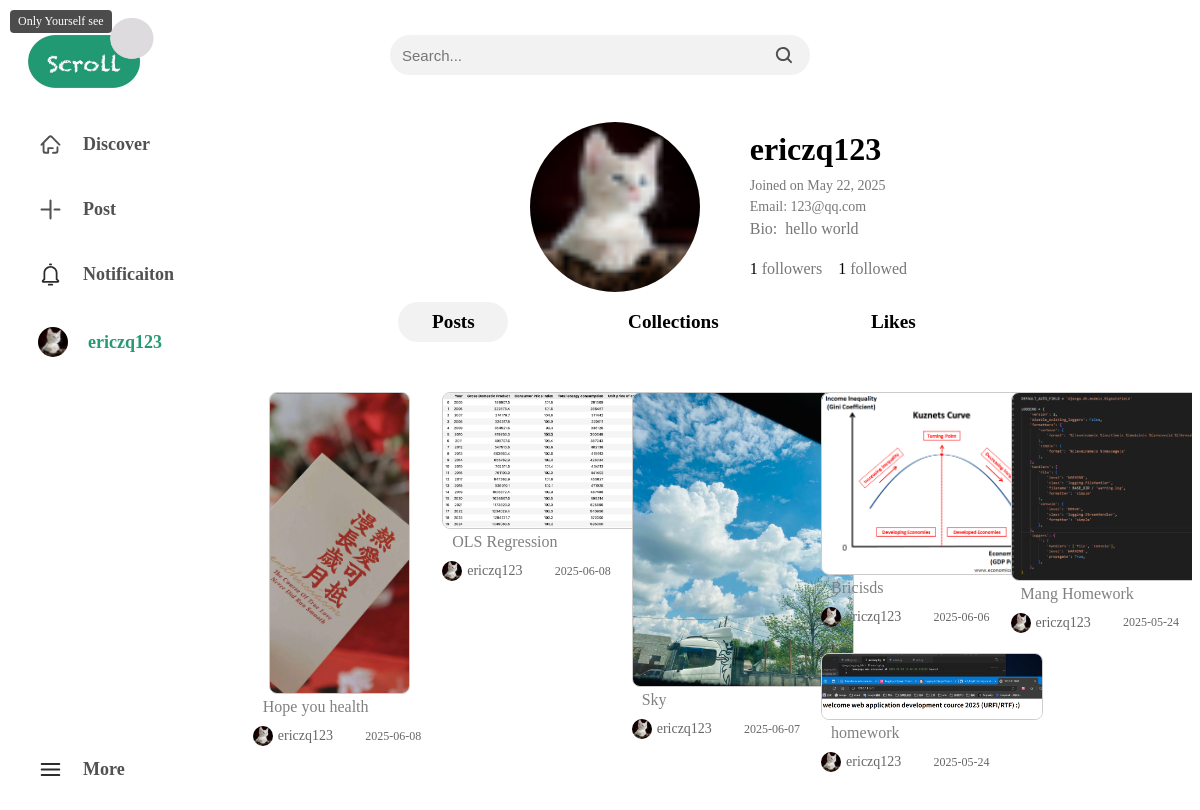
The app's page /profile (signed in) with its own data.
### scroll_app/models/models.py (models this page shows, shortened)
class CustomUser(AbstractUser):
    user_id = models.AutoField(primary_key=True)  # 用户ID
    email = models.EmailField(unique=True)       # 邮箱（唯一）
    avatar = models.ImageField(upload_to='avatars/', blank=True,null=True, default='avatars/user.png')  # 头像
    bio = models.TextField(blank=True, null=True)  # 个人说明
    USERNAME_FIELD = 'email'  # 使用邮箱作为登录字段
    REQUIRED_FIELDS = ['username']  # 必填字段
    groups = models.ManyToManyField(
        Group,
        verbose_name='groups',
        blank=True,
        help_text='The groups this user belongs to.',
        related_name='customuser_set',  # 自定义反向关联名称
        related_query_name='customuser',
    )
    user_permissions = models.ManyToManyField(
        Permission,
        verbose_name='user permissions',
        blank=True,
        help_text='Specific permissions for this user.',
        related_name='customuser_set',  # 自定义反向关联名称
        related_query_name='customuser',
    )

class Post(models.Model):
    post_id = models.AutoField(primary_key=True)  # 文章ID
    title = models.CharField(max_length=100)  # 标题
    content = models.TextField()  # 内容
    author = models.ForeignKey(CustomUser, on_delete=models.CASCADE, related_name='posts')  # 作者
    is_public = models.BooleanField(default=True)  # 是否公开
    is_commentable = models.BooleanField(default=True)  # 是否可评论
    created_at = models.DateTimeField(auto_now_add=True)  # 创建时间
    updated_at = models.DateTimeField(auto_now=True)  # 更新时间

class PostImage(models.Model):
    post = models.ForeignKey(Post, related_name='images', on_delete=models.CASCADE)
    image = models.ImageField(
        upload_to=user_directory_path,
        blank=True,
        null=True)

### scroll_app/views/views.py (the view)
# urls.py: path('profile', views.profile_view, name='profile'),
@login_required
def profile_view(request):
    follows = flowsUser.objects.filter(follower=request.user).count()
    followed = flowsUser.objects.filter(following=request.user).count()
    posts = Post.objects.filter(author=request.user).order_by('-created_at')
    post_likes = LikesPost.objects.filter(user=request.user).order_by('-created_at')
    post_collects = CollectPost.objects.filter(user=request.user).order_by('-created_at')
    return render(request, 'profile.html', {'user': request.user,
                                            'follows': follows, 'followed': followed,
                                             'posts': posts,
                                             'post_likes': post_likes, 'post_collects': post_collects})

### templates/profile.html (shortened to what this page needs)
{% extends 'base.html' %}
{% load static %}
{% block profile_content %}
<div id="user_account_home">
    <div id="user_account_home_header">
        <img src="{{ user.avatar.url }}" alt="user-image">
        <div id="user_account_home_header_info">
            <h1>{{ user.username }}</h1>
            <p>Joined on {{ user.date_joined|date:"F d, Y" }}</p>
            <P>Email:<span>&nbsp;{{ user.email }}</span></P>
            <div id="user_account_home_header_info_bio"><span>Bio:&nbsp;&nbsp;</span>{{ user.bio }}</div>
            <p><span>{{follows}}&nbsp;</span></span><a href="">followers</a><span>&nbsp;&nbsp;&nbsp;&nbsp;{{followed}}&nbsp;</span><a href="">followed</a></p>
        </div>
    </div>
    <div id="home-content-menu">
            <a id="home-content-menu-posts" style="background-color: #f2f2f2;" href="#">Posts</a>
            <a id="home-content-menu-collections" href="#">Collections</a>
            <a id="home-content-menu-likes" href="#">Likes</a>
    </div>
    <div id="home-content">
        <div id="home-content-posts">
            <div id="masonry-container">
                {% for post in posts %}
                <div class="post-item">
                    <div id="post-links" class="post-images">
                        {% with first_image=post.images.all|first %}
                            {% if first_image %}
                            <a href="{% url 'post_detail' post.post_id %}">
                                <img src="{{ first_image.image.url }}" alt="{{ post.title }}">
                                {% if not post.is_public %}
                                <div class="tooltip">
                                    Only Yourself see
                                </div>
                                {% endif %}
                            </a>
                            {% else %}
                                <p>No image available</p>
                            {% endif %}
                        {% endwith %}
                    </div>
                    <p>{{ post.title|truncatechars:30 }}</p>
                    <div class="post-info">
                        <img src="{{ post.author.avatar.url }}" alt="{{ post.author.username }}">
                        <span>{{ post.author.username }}</span>
                        <span>{{ post.created_at|date:"Y-m-d" }}</span>
                    </div>
                </div>
                {% empty %}
                <p>No sent posts available.</p>
                {% endfor %}
            </div>
        </div>
    </div>
</div>
{% endblock %}

### templates/base.html (shortened to what this page needs)
{% load static %}
<!DOCTYPE html>
<html lang="en">
<head>
</head>
<body>
    <header class="header">
        <div class="header_logo">
            <a href="/" aria-label="return_main_page">
            <img src="{% static 'img/logo/logo.jpg' %}" alt="web Logo" width="130" height="70" loading="lazy">
            </a>
        </div>
        <div class="header_search">
            <form action="{% url 'search_view' %}" method="post" role="search">
            <input
                id="search-input"
                type="text"
                name="keyword"
                placeholder="Search..."
                aria-label="Search_area"
            >
            <button type="submit" aria-label="submit_search">
                <img src="{% static 'img/logo/search.svg' %}" alt="search_svg" width="20" height="20">
            </button>
            </form>
        </div>
    </header>
    <div class="container">
        <div class="nav_content">
        {% include 'nav.html' %}
        </div>
        <div class="post_content">
            {% block profile_content %}
            {% endblock profile_content %}
        </div>
    </div>
</body>
</html>
</body>

### templates/nav.html (shortened to what this page needs)
{% load static %}
<div class="nav_container">
    <ul>
        <li class="nav-item" data-url="{% url 'home' %}">
                    <img src="{% static 'img/logo/discover.svg' %}" alt="Discover">
                    <span>Discover</span>
                </li>
        <li class="nav-item" data-url="{% if request.user.is_authenticated %}{% url 'sendPost' %}{% else %}{% url 'login' %}{% endif %}">
                    <img src="{% static 'img/logo/post.svg' %}" alt="post">
                    <span>Post</span>
                </li>
        <li class="nav-item" data-url="{% if request.user.is_authenticated %}{% url 'notification' %}{% else %}{% url 'login' %}{% endif %}"><img src="{% static 'img/logo/notificaiton.svg' %}" alt="notificaiton">
                    <span>Notificaiton</span>
                </li>
         {% if user.is_authenticated %}
         <li class="nav-item" data-url="{% url 'profile' %}">
                     {% if user.avatar != None %}
                        <img id="account_icon" src="{{ user.avatar.url }}" alt="account">
                     {% else %}
                        <img id="account_icon" src="{% static 'img/logo/user.png' %}" alt="account">
                     {% endif %}
                    <span style="color: #259A75;" >{{ user.username }}</span>
                </li>
         {% else %}
        <li class="nav-item" id="login_li" data-url="{% url 'login' %}">
                    <span style="color: white;">Login</span>
                </li>
        {% endif %}
        <li class="nav-item" id="more_li"><a id="more_icon" href="#">
            <img src="{% static 'img/logo/more.svg' %}" alt="more">
                    <span>More</span>
        </a></li>
    </ul>
</div>

### templates/base.html (style rules this page uses)
.header { display: flex; align-items: center; justify-content: space-between; padding: 10px 20px; }
.header_logo { margin-right: 25%; }
.header_search { background-color: #f2f2f2; width: 400px; height: 40px; border-radius: 50px; padding-left: 10px; padding-right: 10px; position: absolute; left: 50%; transform: translateX(-50%); }
.header_search form { display: flex; align-items: center; justify-content: space-between; width: 100%; height: 100%; }
.header_search input { width: 350px; height: 30px; border: none; outline: none; font-size: 15px; background-color: #f2f2f2; }
.header_search button { background: none; height: 30px; border: none; cursor: pointer; display: flex; align-items: center; }
.container { display: flex; flex-direction: row; }
.nav_content { width: 20%; }
.post_content { width: 80%; margin-top: 20px; }

### templates/nav.html (style rules this page uses)
.nav_container { margin-top: 20px; padding: 0 20px 0px 20px; height: 100%; width: 220px; z-index: 1; }
.nav_container ul { list-style: none; margin: 0; padding: 0; }
.nav_container li { margin: 20px 0; border-radius: 50px; padding: 10px; display: flex; align-items: center; }
.nav_container li img { height: 25px; width: 25px; margin-right: 20px; }
.nav_container ul li a { text-decoration: none; display: flex; align-items: center; }
.nav_container li span { font-size: 18px; font-weight: bolder; color: #515151; }
#account_icon { width: 30px; height: 30px; margin-right: 20px; border-radius: 50%; }
#more_li { position: fixed; bottom: 0px; width: 200px; }

### templates/profile.html (style rules this page uses)
#user_account_home { width: 100%; overflow: auto; }
#user_account_home_header { display: flex; justify-content: center; align-items: center; }
#user_account_home_header img { width: 170px; height: 170px; border-radius: 50%; }
#user_account_home_header_info { margin-left: 50px; }
#user_account_home_header_info h1 { margin: 0px; margin-bottom: 10px; }
#user_account_home_header_info p { color: #777; margin: 0px; margin-bottom: 5px; font-size: 14px; }
#user_account_home_header_info_bio { height: 30px; overflow: hidden; text-align: justify; margin-bottom: 10px; color: #777; }
#user_account_home_header_info p:last-child { font-size: 16px; color: black; }
#user_account_home_header_info a { color: #777; text-decoration: none; }
#home-content { margin-top: 50px; }
#home-content-menu { display: flex; justify-content: center; align-items: center; margin-top: 10px; }
#home-content-menu a { margin: 0 10px; color: black; text-decoration: none; font-size: larger; font-weight: bold; width: 110px; height: 40px; display: flex; justify-content: center; align-items: center; margin-right: 100px; border-radius: 40px; background-color: white; }
#home-content-posts { display: block; }
#masonry-container { margin: 0 auto; max-width: 1200px; }
.post-item { width: calc(20% - 16px); float: left; margin-bottom: 20px; padding: 0 8px; }
.post-images { text-align: center; }
.post-images img { border: 1px solid #ccc; max-width:220px; width: auto; object-fit: contain; height: auto; max-height: 300px; border-radius: 8px; }
.post-item p { margin: 0px; margin-bottom: 10px; margin-left: 10px; color: gray; }
.post-info { display: flex; align-items: center; justify-content: center; }
.post-info img { width: 20px; height: 20px; border-radius: 50%; margin-right: 5px; }
.post-info span { color: #666; font-size: 14px; }
.post-info span:last-child { color: #666; font-size: 12px; margin-left: auto; margin-right: 5px; }
.tooltip { position: absolute; top: 10px; left: 10px; background: rgba(0, 0, 0, 0.7); color: white; padding: 4px 8px; border-radius: 4px; font-size: 12px; display: block; }

### records on screen
CustomUser: avatar (picture), username "ericzq123", date_joined "May 22, 2025", email "123@qq.com", bio "hello world"
Post: images.image (picture), is_public "Only Yourself see", title "Hope you health", author.avatar (picture), author.username "ericzq123", created_at "2025-06-08"
Post: images.image (picture), title "OLS Regression", author.avatar (picture), author.username "ericzq123", created_at "2025-06-08"
Post: images.image (picture), title "Sky", author.avatar (picture), author.username "ericzq123", created_at "2025-06-07"
Post: images.image (picture), title "Bricisds", author.avatar (picture), author.username "ericzq123", created_at "2025-06-06"
Post: images.image (picture), title "Mang Homework", author.avatar (picture), author.username "ericzq123", created_at "2025-05-24"
Post: images.image (picture), title "homework", author.avatar (picture), author.username "ericzq123", created_at "2025-05-24"

### other values on screen
{{ follows }} "1"
{{ followed }} "1"
